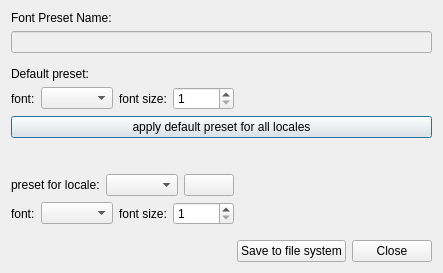
<?xml version="1.0" encoding="UTF-8"?>
<ui version="4.0">
 <class>DialogConfigurePreset</class>
 <widget class="QDialog" name="DialogConfigurePreset">
  <property name="geometry">
   <rect>
    <x>0</x>
    <y>0</y>
    <width>443</width>
    <height>273</height>
   </rect>
  </property>
  <property name="windowTitle">
   <string>Edit Font</string>
  </property>
  <layout class="QVBoxLayout" name="verticalLayout">
   <item>
    <widget class="QLabel" name="label_currentPresetName">
     <property name="text">
      <string>Font Preset Name:</string>
     </property>
     <property name="buddy">
      <cstring>lineEdit_currentFontPresetName</cstring>
     </property>
    </widget>
   </item>
   <item>
    <widget class="QLineEdit" name="lineEdit_currentFontPresetName">
     <property name="enabled">
      <bool>false</bool>
     </property>
     <property name="readOnly">
      <bool>true</bool>
     </property>
    </widget>
   </item>
   <item>
    <spacer name="verticalSpacer_2">
     <property name="orientation">
      <enum>Qt::Vertical</enum>
     </property>
     <property name="sizeHint" stdset="0">
      <size>
       <width>20</width>
       <height>40</height>
      </size>
     </property>
    </spacer>
   </item>
   <item>
    <widget class="QLabel" name="label">
     <property name="text">
      <string>Default preset:</string>
     </property>
    </widget>
   </item>
   <item>
    <layout class="QHBoxLayout" name="horizontalLayout">
     <item>
      <widget class="QLabel" name="label_2">
       <property name="text">
        <string>font:</string>
       </property>
       <property name="buddy">
        <cstring>comboBox_defaultFont</cstring>
       </property>
      </widget>
     </item>
     <item>
      <widget class="QComboBox" name="comboBox_defaultFont"/>
     </item>
     <item>
      <widget class="QLabel" name="label_3">
       <property name="text">
        <string>font size:</string>
       </property>
       <property name="buddy">
        <cstring>spinBox_defaultFontSize</cstring>
       </property>
      </widget>
     </item>
     <item>
      <widget class="QSpinBox" name="spinBox_defaultFontSize">
       <property name="minimum">
        <number>1</number>
       </property>
       <property name="maximum">
        <number>10000</number>
       </property>
      </widget>
     </item>
     <item>
      <spacer name="horizontalSpacer">
       <property name="orientation">
        <enum>Qt::Horizontal</enum>
       </property>
       <property name="sizeHint" stdset="0">
        <size>
         <width>40</width>
         <height>20</height>
        </size>
       </property>
      </spacer>
     </item>
    </layout>
   </item>
   <item>
    <widget class="QPushButton" name="pushButton_applyDefaultToAllLocales">
     <property name="text">
      <string>apply default preset for all locales</string>
     </property>
    </widget>
   </item>
   <item>
    <spacer name="verticalSpacer">
     <property name="orientation">
      <enum>Qt::Vertical</enum>
     </property>
     <property name="sizeType">
      <enum>QSizePolicy::Fixed</enum>
     </property>
     <property name="sizeHint" stdset="0">
      <size>
       <width>20</width>
       <height>30</height>
      </size>
     </property>
    </spacer>
   </item>
   <item>
    <layout class="QGridLayout" name="gridLayout">
     <item row="0" column="0">
      <layout class="QHBoxLayout" name="horizontalLayout_2">
       <item>
        <widget class="QLabel" name="label_4">
         <property name="text">
          <string>preset for locale:</string>
         </property>
         <property name="buddy">
          <cstring>comboBox_locale</cstring>
         </property>
        </widget>
       </item>
       <item>
        <widget class="QComboBox" name="comboBox_locale"/>
       </item>
       <item>
        <widget class="QPushButton" name="pushButton_resetLocale">
         <property name="text">
          <string/>
         </property>
        </widget>
       </item>
      </layout>
     </item>
     <item row="1" column="0">
      <layout class="QHBoxLayout" name="horizontalLayout_3">
       <item>
        <widget class="QLabel" name="label_5">
         <property name="text">
          <string>font:</string>
         </property>
         <property name="buddy">
          <cstring>comboBox_localizedFont</cstring>
         </property>
        </widget>
       </item>
       <item>
        <widget class="QComboBox" name="comboBox_localizedFont"/>
       </item>
       <item>
        <widget class="QLabel" name="label_6">
         <property name="text">
          <string>font size:</string>
         </property>
         <property name="buddy">
          <cstring>spinBox_localizedFontSize</cstring>
         </property>
        </widget>
       </item>
       <item>
        <widget class="QSpinBox" name="spinBox_localizedFontSize">
         <property name="minimum">
          <number>1</number>
         </property>
         <property name="maximum">
          <number>10000</number>
         </property>
        </widget>
       </item>
      </layout>
     </item>
     <item row="0" column="1" rowspan="2">
      <spacer name="horizontalSpacer_2">
       <property name="orientation">
        <enum>Qt::Horizontal</enum>
       </property>
       <property name="sizeHint" stdset="0">
        <size>
         <width>40</width>
         <height>20</height>
        </size>
       </property>
      </spacer>
     </item>
    </layout>
   </item>
   <item>
    <spacer name="verticalSpacer_3">
     <property name="orientation">
      <enum>Qt::Vertical</enum>
     </property>
     <property name="sizeHint" stdset="0">
      <size>
       <width>20</width>
       <height>40</height>
      </size>
     </property>
    </spacer>
   </item>
   <item>
    <layout class="QHBoxLayout" name="horizontalLayout_4">
     <item>
      <spacer name="horizontalSpacer_3">
       <property name="orientation">
        <enum>Qt::Horizontal</enum>
       </property>
       <property name="sizeHint" stdset="0">
        <size>
         <width>40</width>
         <height>20</height>
        </size>
       </property>
      </spacer>
     </item>
     <item>
      <widget class="QPushButton" name="pushButton_save">
       <property name="text">
        <string>Save to file system</string>
       </property>
      </widget>
     </item>
     <item>
      <widget class="QPushButton" name="pushButton_cancel">
       <property name="text">
        <string>Close</string>
       </property>
      </widget>
     </item>
    </layout>
   </item>
  </layout>
 </widget>
 <resources/>
 <connections/>
</ui>
